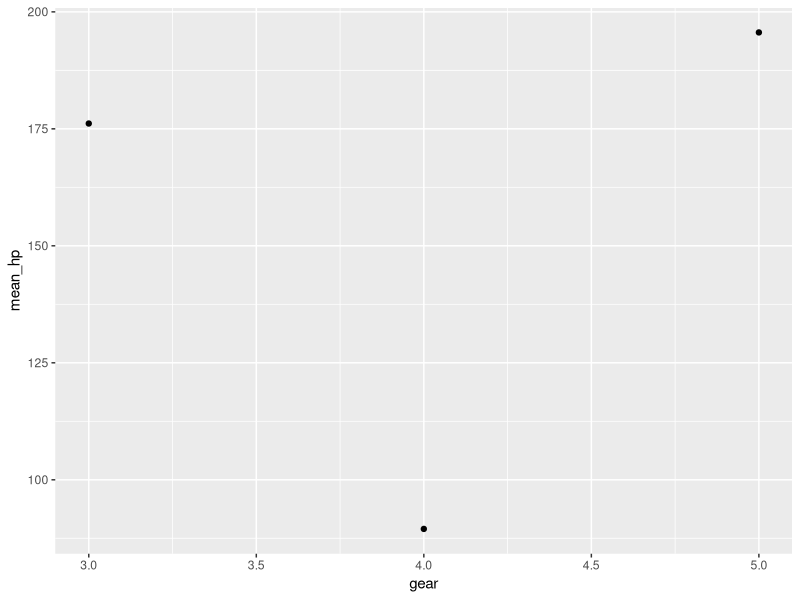

Write the R code that produced this figure.
## ---- chunk 1
library(knitr)
library(stringr)
library(here)
#project_dir <- normalizePath("../")
#print(project_dir)

# get name of file during knitting and strip
rmd_filename <- str_remove(knitr::current_input(),"\\.Rmd")
print(rmd_filename)

knitr::opts_knit$set(base.dir = here::here(), base.url = "/") # project root folder
knitr::opts_chunk$set(fig.path = str_c(here::here("rmd_images",rmd_filename),'/'),echo=TRUE) # image path
## ---- chunk 2
library(dplyr)
# Get top x rows after sorting by variable var
get_stats <- function(data,group_var,measure_var) {
#deparse(substitute(measure_var))
#print(quo_name(enquo(measure_var)))
  measure_name <- quo_name(enquo(measure_var))
  #label <- str_c(deparse(substitute(measure_var)),"_max")
  
  return( 
    data %>% group_by({{group_var}}) %>%
            summarize( !!str_c(measure_name,"_max") := max({{measure_var}}),
                       !!str_c(measure_name,"_min") := min({{measure_var}})) 
    )
}

cyl_hp_stats <- mtcars %>% get_stats(cyl,hp)
## ---- chunk 3
kable(cyl_hp_stats)
## ---- chunk 4
hp_calc <- function(data,variables) {
  variables <- rlang::syms(variables)
  
  return(data %>% group_by(!!!variables) %>%
           summarize(n=n(),
                     mean_hp=mean(hp),
                     min_hp=min(hp),
                     max_hp=max(hp))
         )
}
 
gear_hp <- mtcars %>% hp_calc(c('gear')) 
vs_am_hp <- mtcars %>% hp_calc(c('vs','am')) 
## ---- chunk 5
kable(gear_hp)

kable(vs_am_hp)
## ---- chunk 6
library(ggplot2)
ggplot(data=gear_hp) + geom_point(aes(x=gear,y=mean_hp))
